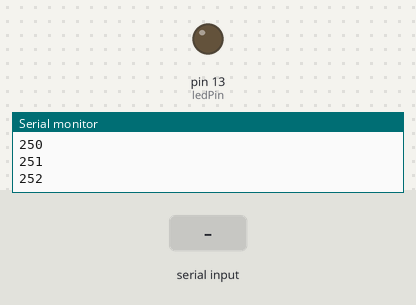
A sketch run on a simulated Arduino Uno, built with avr-gcc and run on an emulated ATmega328P. Shown: output pins drawn as LEDs (lit = HIGH), the last lines printed to the serial monitor. The inputs (shaded band) are chosen by the test bench.

Above: at 1.2 s.
1.3 s: byte 1 (1) received over Serial
At 1.8 s:
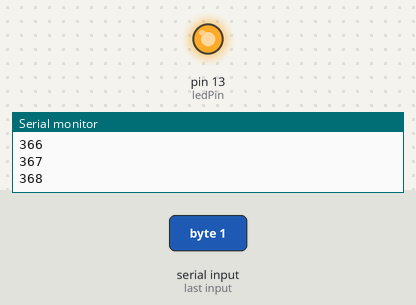
Timing chart, 0 to 4.3 s (numbered marks = the images above; inputs shaded):
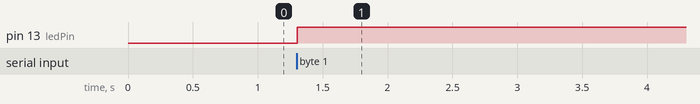

Measured:
- after the input at 1.3 s, pin 13 (ledPin): LOW → HIGH at once

The sketch:

arduino_nano_33_iot_matlab_converter.ino
```cpp
/*
 * Arduino to MATLAB
 */
int i=0;

/*
 * MATLAB to Arduino
 */
int ledPin=13;
int matlabData;


void setup()
{
  pinMode(ledPin,OUTPUT); /* MATLAB to Arduino  */
  Serial.begin(9600);
}
void loop()
{
   /* Arduino to MATLAB */
   Serial.println(i);
   i++;

  /* MATLAB to Arduino  */
   if(Serial.available()>0) // if there is data to read
   {
    matlabData=Serial.read(); // read data
    if(matlabData==1)
      digitalWrite(ledPin,HIGH); // turn light on
    else if(matlabData==2)
      digitalWrite(ledPin,LOW); // turn light off
  }
}
```
